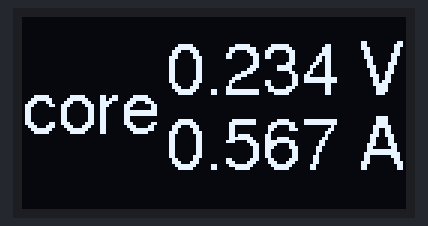
This sketch was run on a simulated Raspberry Pi Pico. Parts: 128×64 one-colour display. The display library's start-up logo is not drawn.

Above: at 0.26 s.

The sketch:

keyboard_test_disp_obj.ino
```cpp
#include <Wire.h>
#include "my_display.h"
enum KeyboardState {RELEASED, UP, DOWN, LEFT, RIGHT, MIDDLE};
                            //   4, 0,    3      2    1

enum KeyboardState eReadButtons(void)
{
  if(0 == digitalRead(4)) return UP;
  if(0 == digitalRead(0)) return DOWN;
  if(0 == digitalRead(3)) return LEFT;
  if(0 == digitalRead(2)) return RIGHT;
  if(0 == digitalRead(1)) return MIDDLE;
  return RELEASED;
}

MyDisplay Display;

 //=======================================================================
void setup()
{
  Wire.setSDA(20);
  Wire.setSCL(21);
  Wire.begin();
  Wire.setClock(400000); //400kHz

  Display.Init();

  pinMode(0, INPUT_PULLUP);
  pinMode(1, INPUT_PULLUP);
  pinMode(2, INPUT_PULLUP);
  pinMode(3, INPUT_PULLUP);
  pinMode(4, INPUT_PULLUP);
}


//=======================================================================
void test(void)
{

}


//=======================================================================
 void loop()
 {


    while(1) {
      Display.Show(0, 1.234, 4.567);
      delay(100);
      Display.Show(1, 0.234, 0.567);
      delay(100);
      Display.Show(4, 1.230, 4.569);
      delay(100);
    }
}
```

my_display.cpp
```cpp
#include "my_display.h"
#include <Wire.h>

#define SCREEN_WIDTH 128
#define SCREEN_HEIGHT 64

#define SCREEN_ADDRESS 0x3c // i2c slave address
#define OLED_RESET     -1 // Reset pin # (or -1 if sharing Arduino reset pin)

MyDisplay::MyDisplay(){
  oled = new Adafruit_SSD1306(SCREEN_WIDTH, SCREEN_HEIGHT, &Wire, OLED_RESET);
}

void MyDisplay::Init(void){

  if(!oled->begin(SSD1306_SWITCHCAPVCC, SCREEN_ADDRESS)) {
  }

  oled->display();

  oled->setTextSize(1);      // Normal 1:1 pixel scale
  oled->setTextColor(SSD1306_WHITE); // Draw white text
  oled->cp437(true);         // Use full 256 char 'Code Page 437' font
  oled->setFont(&FreeSans12pt7b);

  oled->clearDisplay();

  oled->setCursor(0, 38);
  oled->write("DISC");

}
void MyDisplay::Show(byte section, float voltage, float current){


     const char *sections[5] = {"peri","core","ddm","dda","disc"};
//    sections[0] = "peri";
//    sections[1] = "core";
//    sections[2] = "ddm";
//    sections[3] = "dda";
//    sections[4] = "disc";


    oled->clearDisplay();

    oled->setCursor(0, 38);
    oled->write(sections[section]);

    char buff[10];

    oled->setCursor(48, 25);
    dtostrf(voltage,5,3,buff);
    buff[5] = ' ';
    buff[6] = 'V';
    buff[7] = 0;
    oled->write(buff);

    oled->setCursor(48, 50);
    dtostrf(current,5,3,buff);
    buff[5] = ' ';
    buff[6] = 'A';
    buff[7] = 0;
    oled->write(buff);

    oled->display();

  };
```

my_display.h
```cpp
#ifndef MY_DISPLAY
#define MY_DISPLAY


#include <Adafruit_GFX.h>
#include <Adafruit_SSD1306.h>
#include <Fonts/FreeSans12pt7b.h>

#include "Arduino.h"

class MyDisplay{
    public:
         MyDisplay();
         Adafruit_SSD1306 * oled; //(SCREEN_WIDTH, SCREEN_HEIGHT, &Wire, OLED_RESET);
         void Init(void);
         void Show(byte section, float voltage, float current);
};
#endif
```
